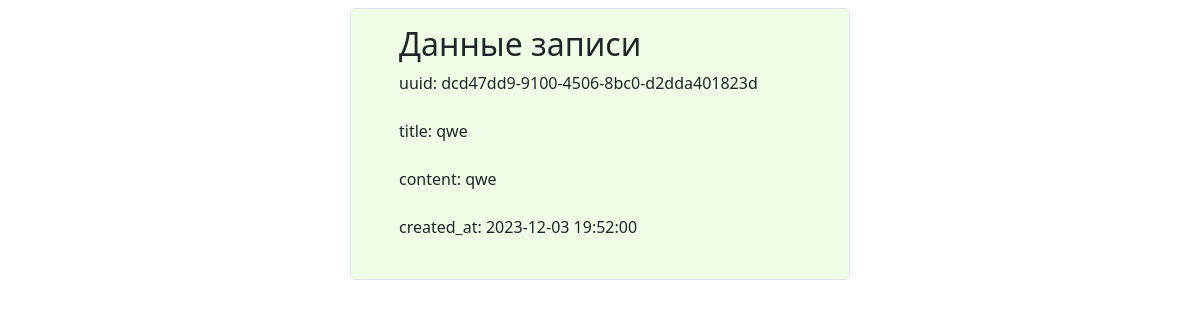
Screenshot of /dcd47dd9-9100-4506-8bc0-d2dda401823d with the database file from the repository.
### models.py (models this page shows, shortened)
class Base(DeclarativeBase):
    pass

class Note(Base):
    __tablename__ = 'notes'
    uuid = Column(String(36), primary_key=True, default=lambda: str(uuid.uuid4()))
    title = Column(String(100), unique=True, nullable=False)
    content = Column(Text, nullable=False)
    created_at = Column(DateTime, nullable=False, default=datetime.now())
    def to_dict(self):
        return {
            'uuid': self.uuid,
            'title': self.title,
            'content': self.content,
            'created_at': self.created_at.strftime("%Y-%m-%d %H:%M:%S")  # Форматируем дату для JSON
        }

### app.py (the view)
@app.route('/<uuid>', methods=['GET'])
def get_note_view(uuid: str):
    note = get_note(uuid)
    if not note:
        return render_template('note_page.html', error='нет записи с таким uuid')
    else:
        return render_template('note_page.html', note=note.to_dict())

### crud.py (called while the page is built)
def get_note(uuid_):
    with session() as sess:
        note = Select(Note).where(Note.uuid == uuid_)
        res_note = sess.execute(note).scalar()
    return res_note

### templates/note_page.html (shortened to what this page needs)
<!doctype html>
<html lang="en">
<head>
	<link href="https://cdn.jsdelivr.net/npm/bootstrap@5.3.2/dist/css/bootstrap.min.css" rel="stylesheet"
>
	<link rel="stylesheet" href="/static/main.css">
</head>
<body>
<div class="my-auto">
	{% if note %}
		<div class='content col-5 mx-auto py-3 p-5 border rounded'>
			<h2>Данные записи </h2>
			<div class="mb-3">
				<label class="form-label">uuid: {{ note.uuid }}</label>
			</div>
			<div class="mb-3">
				<label class="form-label">title: {{ note.title }}</label>
			</div>
			<div class="mb-3">
				<label class="form-label">content: {{ note.content }}</label>
			</div>
			<div class="mb-3">
				<label class="form-label">created_at: {{ note.created_at }}</label>
			</div>
		</div>
	{% endif %}
</div>
</body>
</html>

### static/main.css (style rules this page uses)
.content { background-color: rgba(186, 248, 151, 0.23); }

### rows the page displays
Note: uuid "dcd47dd9-9100-4506-8bc0-d2dda401823d", title "qwe", content "qwe", created_at "2023-12-03 19:52:00"
